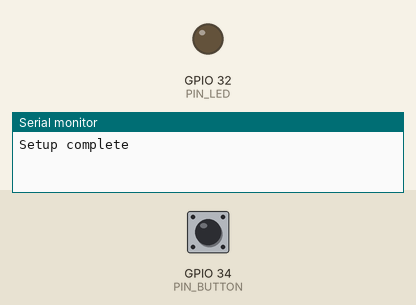
Simulated run of this sketch. Board: ESP32. Shown: output pins drawn as LEDs (lit = HIGH), the last lines printed to the serial monitor. Inputs (shaded band) come from the test bench; at power-on: GPIO 34 (PIN_BUTTON) LOW.

Above: at 1.2 s.
1.3 s: GPIO 34 (PIN_BUTTON) pulled HIGH for 0.15 s
At 2.6 s:
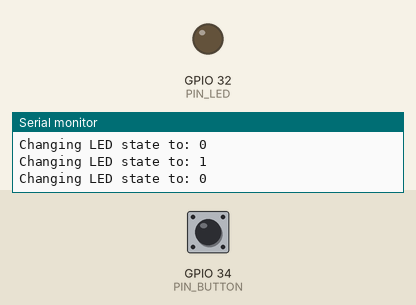
3.0 s: GPIO 34 (PIN_BUTTON) pulled HIGH for 1 s
At 3.8 s:
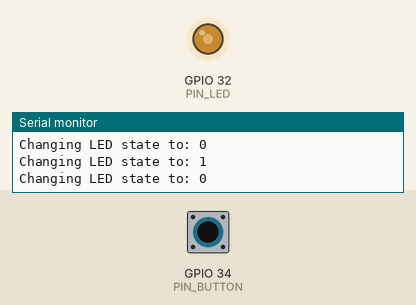
5.5 s: GPIO 34 (PIN_BUTTON) pulled HIGH for 3.2 s
At 9.5 s:
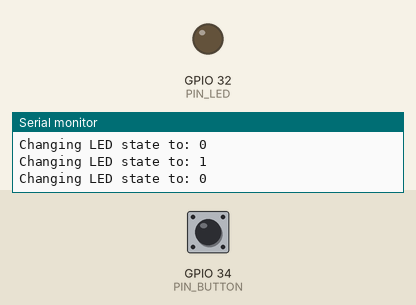
Timing chart, 0 to 11.0 s (numbered marks = the images above; inputs shaded):
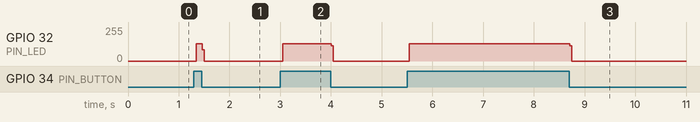

The sketch:

03-button.ino
```cpp
#define PIN_LED 32
#define PIN_BUTTON 34
#define DEBOUNCE_DELAY 300

bool currentLEDState = false;

void setup(){

  pinMode(PIN_LED, OUTPUT);
  pinMode(PIN_BUTTON, INPUT);

  Serial.begin(115200);
  Serial.println("Setup complete");
}


void loop(){

  int reading = digitalRead(PIN_BUTTON);

  if(reading == HIGH){

    currentLEDState = !currentLEDState;

    Serial.print("Changing LED state to: ");
    Serial.println(currentLEDState);

    digitalWrite(PIN_LED, currentLEDState);
  }

}
```

Measured:
- after the input at 1.3 s, GPIO 32 (PIN_LED): 0/255 → 128/255 after 0.05 s, → 0/255 0.12 s later
- after the input at 3.0 s, GPIO 32 (PIN_LED): 0/255 → 128/255 after 0.05 s, → 0/255 0.96 s later
- after the input at 5.5 s, GPIO 32 (PIN_LED): 0/255 → 128/255 after 0.05 s, → 0/255 3.2 s later
